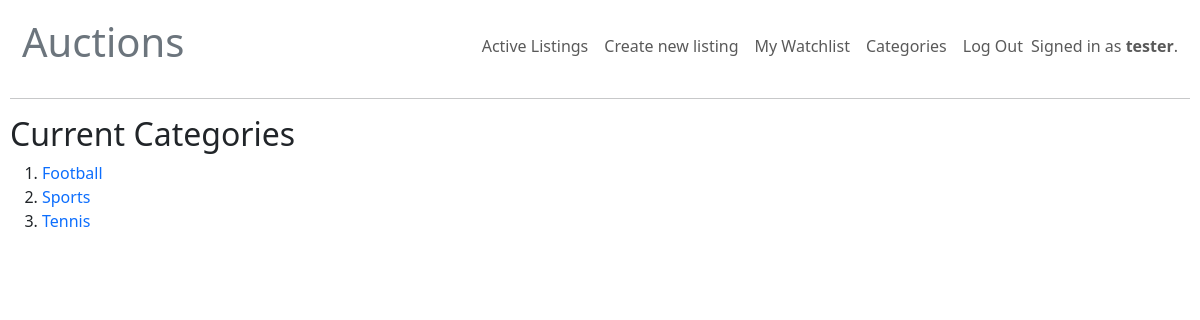
The page /categories (signed in) on the database its author committed.
### auctions/models.py (models this page shows, shortened)
class User(AbstractUser):
    watchlist = models.ManyToManyField("Listing", blank=True, related_name="favorites")

class Listing(models.Model):
    user = models.ForeignKey(User, on_delete=models.CASCADE, related_name="user")
    title = models.CharField(max_length=100)
    description = models.TextField()
    description_small = models.TextField(blank=True, null=True)
    starting_bid = models.IntegerField()
    category = models.CharField(max_length=100, blank=True, null=True)
    current_bid = models.ForeignKey(Bid, models.SET_DEFAULT, default=None, null=True, blank=True)
    active = models.BooleanField(default=True)
    winner = models.ForeignKey(User, on_delete=models.CASCADE, default=None, null=True, related_name="winner", blank=True)
    image = models.ImageField(upload_to="uploads", null=True, blank=True)

### auctions/views.py (the view)
# urls.py: path("categories", views.categories_view, name="categories"),
def categories_view(request):
    listings = Listing.objects.all()
    categories = []
    for listing in listings:
        if listing.category != "" and listing.category not in categories:
            categories.append(listing.category)
    return render(request, "auctions/categories.html", {"categories": categories})

### auctions/templates/auctions/categories.html
{% extends "auctions/layout.html" %}
{% block body %}
    <h2>Current Categories</h2>
    {% if categories %}
    <ol>
        {% for category in categories %}
        <li>
            <a href="{% url 'listings_in_category' category %}" style="text-decoration: none;">
                {{ category }}
            </a>
        </li>
        {% endfor %}
    </ol>
    {% else %}
    <h2>Sorry, no categories</h2>
    {% endif %}
{% endblock %}

### auctions/templates/auctions/layout.html (shortened to what this page needs)
{% load static %}
<!DOCTYPE html>
<html lang="en">
    <head>
        <link href="https://cdn.jsdelivr.net/npm/bootstrap@5.3.2/dist/css/bootstrap.min.css" rel="stylesheet">
        <link href="{% static 'auctions/styles.css' %}" rel="stylesheet">
    </head>
    <body>
        <nav class="navbar navbar-expand-md navbar-light">
            <div class="container-xxl">
                <a href="{% url 'index' %}" style="text-decoration: none;">
                    <span class="fw-bold text-secondary">
                        <h1>Auctions</h1>
                    </span>
                </a>
                <div class="collapse navbar-collapse justify-content-end align-self-center" id="navbarText">
                    <ul class="navbar-nav">
                        <li class="nav-item">
                            <a class="nav-link" href="{% url 'active_listings' %}">Active Listings</a>
                        </li>
                        {% if user.is_authenticated %}
                            <li class="nav-item">
                                <a class="nav-link" href="{% url 'create_listing' %}">Create new listing</a>
                            </li>
                            <li class="nav-item">
                                <a class="nav-link" href="{% url 'watchlist' %}">My Watchlist</a>
                            </li>
                            <li class="nav-item">
                                <a class="nav-link" href="{% url 'categories' %}">Categories</a>
                            </li>
                            <li class="nav-item">
                                <a class="nav-link" href="{% url 'logout' %}">Log Out</a>
                            </li>
                        {% endif %}
                    </ul>
                    {% if user.is_authenticated %}
                        <span class="navbar-text">
                            Signed in as <strong>{{ user.username }}</strong>.
                        </span>
                    {% endif %}
                </div>
            </div>
        </nav>
        <hr>
        {% block body %}
        {% endblock %}
    </body>
</html>

### auctions/static/auctions/styles.css (style rules this page uses)
body { padding: 10px; height: 100vh; }

### rows shown on the page
User: username "tester"
Listing: categories "Football"
Listing: categories "Sports"
Listing: categories "Tennis"
